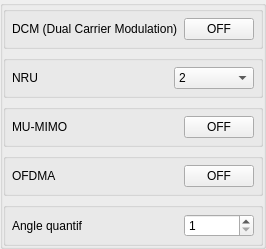
              <widget class="QGroupBox" name="vertical_3">
               <layout class="QVBoxLayout" name="vertical_trois">
                <property name="leftMargin">
                 <number>0</number>
                </property>
                <property name="topMargin">
                 <number>0</number>
                </property>
                <property name="rightMargin">
                 <number>0</number>
                </property>
                <property name="bottomMargin">
                 <number>0</number>
                </property>
                <item>
                 <widget class="QGroupBox" name="groupbox_dcm">
                  <property name="maximumSize">
                   <size>
                    <width>16777215</width>
                    <height>50</height>
                   </size>
                  </property>
                  <property name="flat">
                   <bool>false</bool>
                  </property>
                  <layout class="QHBoxLayout" name="DCM">
                   <property name="leftMargin">
                    <number>6</number>
                   </property>
                   <property name="topMargin">
                    <number>6</number>
                   </property>
                   <property name="rightMargin">
                    <number>6</number>
                   </property>
                   <property name="bottomMargin">
                    <number>6</number>
                   </property>
                   <item>
                    <widget class="QLabel" name="label_dcm">
                     <property name="text">
                      <string>DCM (Dual Carrier Modulation)</string>
                     </property>
                    </widget>
                   </item>
                   <item>
                    <widget class="QPushButton" name="pushButton_dcm">
                     <property name="sizePolicy">
                      <sizepolicy hsizetype="Maximum" vsizetype="Maximum">
                       <horstretch>0</horstretch>
                       <verstretch>0</verstretch>
                      </sizepolicy>
                     </property>
                     <property name="minimumSize">
                      <size>
                       <width>70</width>
                       <height>0</height>
                      </size>
                     </property>
                     <property name="maximumSize">
                      <size>
                       <width>70</width>
                       <height>16777215</height>
                      </size>
                     </property>
                     <property name="text">
                      <string>OFF</string>
                     </property>
                     <property name="checkable">
                      <bool>true</bool>
                     </property>
                     <property name="flat">
                      <bool>false</bool>
                     </property>
                    </widget>
                   </item>
                  </layout>
                 </widget>
                </item>
                <item>
                 <widget class="QGroupBox" name="groupbox_nru">
                  <property name="maximumSize">
                   <size>
                    <width>16777215</width>
                    <height>50</height>
                   </size>
                  </property>
                  <layout class="QHBoxLayout" name="NRU">
                   <property name="leftMargin">
                    <number>6</number>
                   </property>
                   <property name="topMargin">
                    <number>6</number>
                   </property>
                   <property name="rightMargin">
                    <number>6</number>
                   </property>
                   <property name="bottomMargin">
                    <number>6</number>
                   </property>
                   <item>
                    <widget class="QLabel" name="label_nru">
                     <property name="text">
                      <string>NRU</string>
                     </property>
                    </widget>
                   </item>
                   <item>
                    <widget class="QComboBox" name="comboBox_nru">
                     <property name="minimumSize">
                      <size>
                       <width>80</width>
                       <height>0</height>
                      </size>
                     </property>
                     <property name="maximumSize">
                      <size>
                       <width>70</width>
                       <height>16777215</height>
                      </size>
                     </property>
                     <property name="currentIndex">
                      <number>1</number>
                     </property>
                     <item>
                      <property name="text">
                       <string>1</string>
                      </property>
                     </item>
                     <item>
                      <property name="text">
                       <string>2</string>
                      </property>
                     </item>
                    </widget>
                   </item>
                  </layout>
                 </widget>
                </item>
                <item>
                 <widget class="QGroupBox" name="groupbox_mu_mimo">
                  <property name="maximumSize">
                   <size>
                    <width>16777215</width>
                    <height>50</height>
                   </size>
                  </property>
                  <layout class="QHBoxLayout" name="MU_MIMO">
                   <property name="leftMargin">
                    <number>6</number>
                   </property>
                   <property name="topMargin">
                    <number>6</number>
                   </property>
                   <property name="rightMargin">
                    <number>6</number>
                   </property>
                   <property name="bottomMargin">
                    <number>6</number>
                   </property>
                   <item>
                    <widget class="QLabel" name="label_mu_mimo">
                     <property name="text">
                      <string>MU-MIMO</string>
                     </property>
                    </widget>
                   </item>
                   <item>
                    <widget class="QPushButton" name="pushButton_mu_mimo">
                     <property name="sizePolicy">
                      <sizepolicy hsizetype="Maximum" vsizetype="Maximum">
                       <horstretch>0</horstretch>
                       <verstretch>0</verstretch>
                      </sizepolicy>
                     </property>
                     <property name="minimumSize">
                      <size>
                       <width>70</width>
                       <height>0</height>
                      </size>
                     </property>
                     <property name="maximumSize">
                      <size>
                       <width>70</width>
                       <height>16777215</height>
                      </size>
                     </property>
                     <property name="text">
                      <string>OFF</string>
                     </property>
                     <property name="checkable">
                      <bool>true</bool>
                     </property>
                     <property name="flat">
                      <bool>false</bool>
                     </property>
                    </widget>
                   </item>
                  </layout>
                 </widget>
                </item>
                <item>
                 <widget class="QGroupBox" name="groupbox_ofdma">
                  <property name="maximumSize">
                   <size>
                    <width>16777215</width>
                    <height>50</height>
                   </size>
                  </property>
                  <layout class="QHBoxLayout" name="OFDMA">
                   <property name="leftMargin">
                    <number>6</number>
                   </property>
                   <property name="topMargin">
                    <number>6</number>
                   </property>
                   <property name="rightMargin">
                    <number>6</number>
                   </property>
                   <property name="bottomMargin">
                    <number>6</number>
                   </property>
                   <item>
                    <widget class="QLabel" name="ofdma_label">
                     <property name="text">
                      <string>OFDMA</string>
                     </property>
                    </widget>
                   </item>
                   <item>
                    <widget class="QPushButton" name="pushButton_ofdma">
                     <property name="sizePolicy">
                      <sizepolicy hsizetype="Maximum" vsizetype="Maximum">
                       <horstretch>0</horstretch>
                       <verstretch>0</verstretch>
                      </sizepolicy>
                     </property>
                     <property name="minimumSize">
                      <size>
                       <width>70</width>
                       <height>0</height>
                      </size>
                     </property>
                     <property name="maximumSize">
                      <size>
                       <width>70</width>
                       <height>16777215</height>
                      </size>
                     </property>
                     <property name="text">
                      <string>OFF</string>
                     </property>
                     <property name="checkable">
                      <bool>true</bool>
                     </property>
                     <property name="flat">
                      <bool>false</bool>
                     </property>
                    </widget>
                   </item>
                  </layout>
                 </widget>
                </item>
                <item>
                 <widget class="QGroupBox" name="groupbox_angle_quantif">
                  <property name="maximumSize">
                   <size>
                    <width>16777215</width>
                    <height>50</height>
                   </size>
                  </property>
                  <layout class="QHBoxLayout" name="horizontalLayout_2">
                   <property name="leftMargin">
                    <number>6</number>
                   </property>
                   <property name="topMargin">
                    <number>6</number>
                   </property>
                   <property name="rightMargin">
                    <number>6</number>
                   </property>
                   <property name="bottomMargin">
                    <number>6</number>
                   </property>
                   <item>
                    <widget class="QLabel" name="angle_quantif_label">
                     <property name="text">
                      <string>Angle quantif</string>
                     </property>
                    </widget>
                   </item>
                   <item>
                    <widget class="QSpinBox" name="spinBox_angle_quantif">
                     <property name="sizePolicy">
                      <sizepolicy hsizetype="Maximum" vsizetype="Fixed">
                       <horstretch>0</horstretch>
                       <verstretch>0</verstretch>
                      </sizepolicy>
                     </property>
                     <property name="minimumSize">
                      <size>
                       <width>70</width>
                       <height>0</height>
                      </size>
                     </property>
                     <property name="maximumSize">
                      <size>
                       <width>62</width>
                       <height>16777215</height>
                      </size>
                     </property>
                     <property name="minimum">
                      <number>1</number>
                     </property>
                     <property name="maximum">
                      <number>360</number>
                     </property>
                    </widget>
                   </item>
                  </layout>
                 </widget>
                </item>
               </layout>
              </widget>
